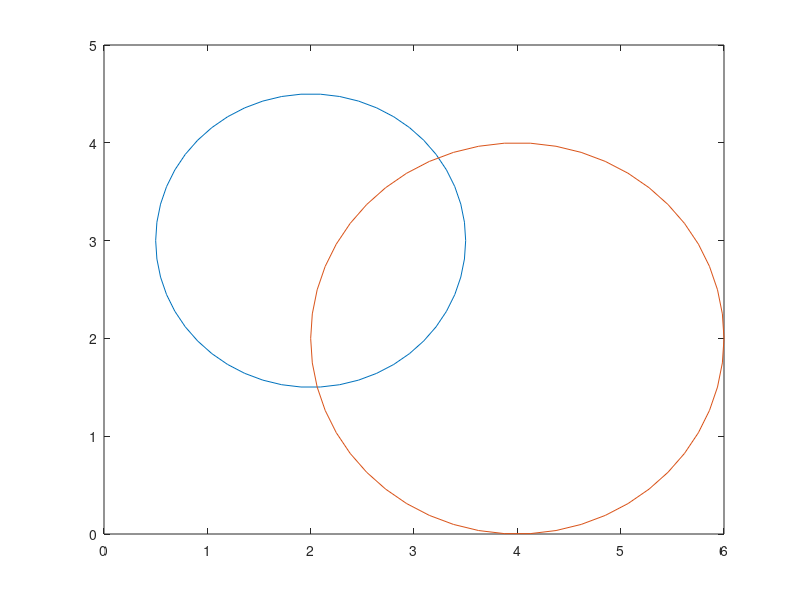

Reproduce this figure in MATLAB.
x1m = 2; y1m = 3;   r1 = 1.5;  % data of the first circle

%======= create the graph =========
t = linspace(0,2*pi,51);  % values of all angles, 51 steps

x1 = x1m + r1*cos(t);         % x coordinates of all points
y1 = y1m + r1*sin(t);         % y coordinates of all points

x2m = 4; y2m = 2; r2 = 2; % data of the second circle
x2  = x2m+r2*cos(t);         % x coordinates of all points
y2  = y2m+r2*sin(t);         % y coordinates of all points

plot(x1,y1,x2,y2);         % create the plot with both circles


% find the parameters for the straight line

xp = [0; (-r1^2+r2^2+x1m^2-x2m^2+y1m^2-y2m^2)/(2*(y1m-y2m))];
v  = [y1m-y2m;-x1m+x2m];

% determine coefficients of the quadratic equation
a = v'*v;
b = 2*v'*(xp-[x1m;y1m]);
c = norm(xp-[x1m;y1m])^2-r1^2;
D = b^2-4*a*c;  % discriminant

% compute the two solutions
t1 = (-b+sqrt(D))/(2*a);
t2 = (-b-sqrt(D))/(2*a);

p1 = xp + t1*v
p2 = xp + t2*v
